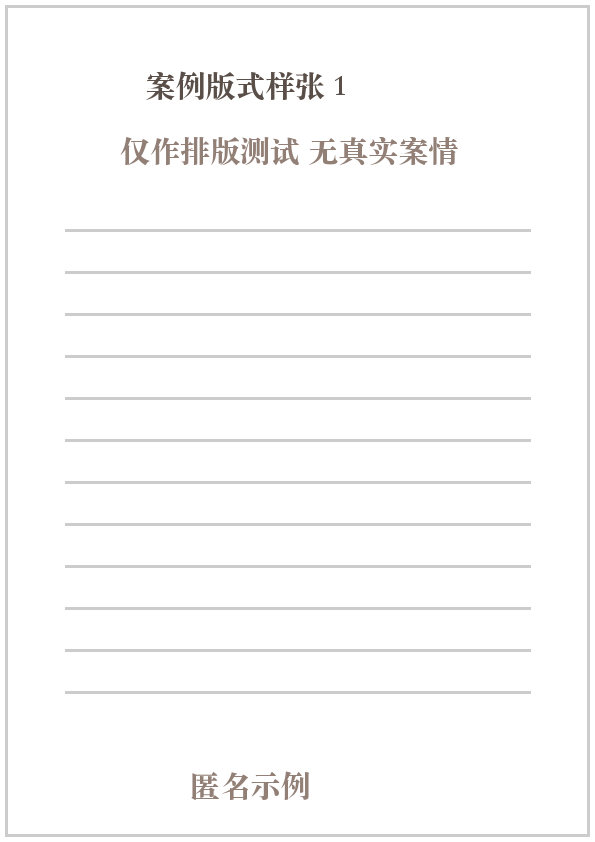
#> input picture skills/legal-proposal-generator/word/examples/assets/case-1.png, 595 x 842 px
$ python -i pdf_preprocess_skew.py   (imports and definitions only)
#> lines starting #> are read from the running program, lines starting #| are printed output that depends on the picture; after the words box and inside, x2 and y2 are one past the last pixel; in counts of white or black regions, pixels touching at a corner belong together
#!/usr/bin/env python3
"""Skew detection helpers for PDF preprocessing."""

from dataclasses import dataclass
from typing import Tuple

try:
    import cv2
    import numpy as np
    from PIL import Image
except ImportError as e:
    from pdf_runtime import exit_for_missing_dependencies

    exit_for_missing_dependencies(
        "PDF 倾斜检测",
        missing_python=["opencv-python", "pillow", "numpy"],
        install_commands=["pip install opencv-python pillow numpy"],
        extra_notes=[f"原始错误: {e}"],
    )


@dataclass
class SkewDetectionResult:
    """Result from fine skew detection."""

    angle: float
    hough_angle: float
    hough_confidence: float
    projection_angle: float
    method: str


class SkewDetector:
    """Detect and decide fine page skew angle."""

    def __init__(
        self,
        skew_threshold: float = 0.3,
        max_reasonable_skew: float = 15.0,
        hough_confidence_threshold: float = 0.35,
        projection_coarse_step: float = 0.5,
        projection_fine_step: float = 0.2,
        projection_fine_window: float = 0.5,
    ):
        self.skew_threshold = skew_threshold
        self.max_reasonable_skew = max_reasonable_skew
        self.hough_confidence_threshold = hough_confidence_threshold
        self.projection_coarse_step = projection_coarse_step
        self.projection_fine_step = projection_fine_step
        self.projection_fine_window = projection_fine_window

    def detect(self, image: Image.Image) -> SkewDetectionResult:
        """Detect fine skew using Hough lines plus projection profile."""
        hough_angle, hough_confidence = self.hough_skew_angle(image)
        projection_angle = self.projection_profile_angle(image)
        angle, method = self.decide_angle(
            hough_angle=hough_angle,
            hough_confidence=hough_confidence,
            projection_angle=projection_angle,
        )
        return SkewDetectionResult(
            angle=float(angle),
            hough_angle=float(hough_angle),
            hough_confidence=float(hough_confidence),
            projection_angle=float(projection_angle),
            method=method,
        )

    def decide_angle(
        self,
        hough_angle: float,
        hough_confidence: float,
        projection_angle: float,
    ) -> tuple[float, str]:
        """Choose the final skew angle from Hough and projection candidates."""
        hough_valid = self._valid(hough_angle) and hough_confidence >= self.hough_confidence_threshold
        projection_valid = self._valid(projection_angle)

        if not hough_valid:
            if projection_valid:
                return float(projection_angle), "projection"
            return 0.0, "none"

        if not projection_valid:
            # Long-line-only angles are often caused by borders, footers, or image rectangles.
            return 0.0, "none"

        same_direction = hough_angle * projection_angle > 0
        if not same_direction:
            return float(projection_angle), "projection_conflict"

        delta = abs(hough_angle - projection_angle)
        if delta <= 0.75:
            return float((hough_angle + projection_angle) / 2.0), "hough_projection_average"

        return float(projection_angle), "projection_diverged"

    def _valid(self, angle: float) -> bool:
        return self.skew_threshold <= abs(angle) <= self.max_reasonable_skew

    def min_area_rect_angle(self, image: Image.Image) -> float:
        """Detect angle using a minimum enclosing rectangle."""
        img_array = np.array(image)

        if len(img_array.shape) == 3:
            gray = cv2.cvtColor(img_array, cv2.COLOR_RGB2GRAY)
        else:
            gray = img_array

        _, binary = cv2.threshold(gray, 0, 255, cv2.THRESH_BINARY_INV + cv2.THRESH_OTSU)
        coords = np.column_stack(np.where(binary > 0))

        if len(coords) == 0:
            return 0.0

        angle = cv2.minAreaRect(coords)[-1]
        if angle < -45:
            angle = -(90 + angle)
        else:
            angle = -angle

        return float(angle)

    def projection_profile_angle(self, image: Image.Image) -> float:
        """Detect skew by maximizing horizontal projection variance."""
        img_array = np.array(image)

        if len(img_array.shape) == 3:
            gray = cv2.cvtColor(img_array, cv2.COLOR_RGB2GRAY)
        else:
            gray = img_array

        max_dim = 1000
        if max(gray.shape) > max_dim:
            scale = max_dim / max(gray.shape)
            new_shape = (int(gray.shape[1] * scale), int(gray.shape[0] * scale))
            gray = cv2.resize(gray, new_shape)

        _, binary = cv2.threshold(gray, 0, 255, cv2.THRESH_BINARY_INV + cv2.THRESH_OTSU)

        h, w = binary.shape
        crop_top = int(h * 0.1)
        crop_bottom = int(h * 0.9)
        cropped = binary[crop_top:crop_bottom, :]

        def projection_variance(angle: float) -> float:
            center = (w // 2, h // 2)
            matrix = cv2.getRotationMatrix2D(center, angle, 1.0)
            rotated = cv2.warpAffine(cropped, matrix, (w, h), flags=cv2.INTER_NEAREST)
            horizontal_projection = np.sum(rotated, axis=1)
            return float(np.var(horizontal_projection))

        best_angle = self._best_projection_angle(
            np.arange(-10, 10 + self.projection_coarse_step, self.projection_coarse_step),
            projection_variance,
        )
        fine_start = self._align_projection_angle(
            best_angle - self.projection_fine_window,
            mode="ceil",
        )
        fine_end = self._align_projection_angle(
            best_angle + self.projection_fine_window,
            mode="floor",
        )
        best_angle = self._best_projection_angle(
            np.arange(fine_start, fine_end + self.projection_fine_step, self.projection_fine_step),
            projection_variance,
        )

        return float(best_angle)

    def _best_projection_angle(self, angles, score_func) -> float:
        max_variance = float("-inf")
        best_angle = 0.0
        for angle in angles:
            variance = score_func(float(angle))
            if variance > max_variance:
                max_variance = variance
                best_angle = float(angle)
        return best_angle

    def _align_projection_angle(self, angle: float, mode: str) -> float:
        ratio = angle / self.projection_fine_step
        if mode == "ceil":
            return float(np.ceil(ratio) * self.projection_fine_step)
        if mode == "floor":
            return float(np.floor(ratio) * self.projection_fine_step)
        return float(round(ratio) * self.projection_fine_step)

    def hough_skew_angle(self, image: Image.Image) -> Tuple[float, float]:
        """Detect skew angle with Hough line segments and confidence."""
        img_array = np.array(image)

        if len(img_array.shape) == 3:
            gray = cv2.cvtColor(img_array, cv2.COLOR_RGB2GRAY)
        else:
            gray = img_array

        max_dim = 1500
        if max(gray.shape) > max_dim:
            scale = max_dim / max(gray.shape)
            new_shape = (int(gray.shape[1] * scale), int(gray.shape[0] * scale))
            gray = cv2.resize(gray, new_shape)

        edges = cv2.Canny(gray, 50, 150, apertureSize=3)
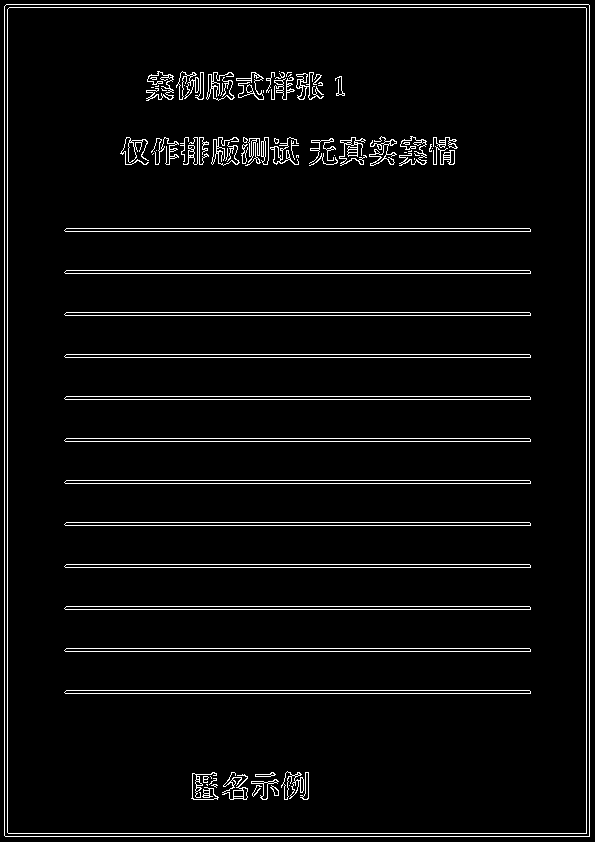
#> edges: shape (842, 595); 4.4% white in thin lines or dots

        page_w = gray.shape[1]
#> page_w = 595
        min_line = max(50, int(page_w * 0.1))
#> min_line = 59
        lines = cv2.HoughLinesP(
            edges, 1, np.pi / 180,
            threshold=80,
            minLineLength=min_line,
            maxLineGap=10,
        )
#> lines = 49 rows, first 6: [589, 836, 589, 5], [4, 835, 4, 6], [586, 836, 586, 4], [7, 836, 7, 4], [8, 833, 585, 833], [65, 273, 530, 273]

        if lines is None or len(lines) < 3:
            return 0.0, 0.0

        weighted_angles = []
        for line in lines:
            x1, y1, x2, y2 = line[0]
            dx, dy = x2 - x1, y2 - y1
            length = np.sqrt(dx * dx + dy * dy)
            angle = np.degrees(np.arctan2(dy, dx))

            if abs(angle) < 15:
                weighted_angles.append((angle, length))
            elif abs(angle) > 75:
                deviation = 90.0 - abs(angle)
                lean_sign = -1.0 if dx * dy > 0 else 1.0
                weighted_angles.append((lean_sign * deviation, length))
#> this loop made 49 passes
#> (x1, y1, x2, y2, dx, dy, length, angle) on passes 1 to 12: (589, 836, 589, 5, 0, -831, 831, -90), (4, 835, 4, 6, 0, -829, 829, -90), (586, 836, 586, 4, 0, -832, 832, -90), (7, 836, 7, 4, 0, -832, 832, -90), (8, 833, 585, 833, 577, 0, 577, 0), (65, 273, 530, 273, 465, 0, 465, 0), (9, 7, 585, 7, 576, 0, 576, 0), (5, 836, 588, 836, 583, 0, 583, 0), (66, 522, 529, 522, 463, 0, 463, 0), (6, 4, 588, 4, 582, 0, 582, 0), (65, 399, 530, 399, 465, 0, 465, 0), (66, 270, 529, 270, 463, 0, 463, 0)
#> after the loop, weighted_angles = 49 pairs, first value -3.11 to 3.79, second value 59.03 to 832

        if not weighted_angles:
            return 0.0, 0.0

        capped = [(angle, min(length, page_w * 0.6)) for angle, length in weighted_angles]
#> capped = 49 pairs, first value -3.11 to 3.79, second value 59.03 to 357
        total_weight = sum(length for _, length in capped)
#> total_weight = 13301.5
        if total_weight <= 0:
            return 0.0, 0.0

        sorted_by_angle = sorted(capped, key=lambda item: item[0])
#> sorted_by_angle has the same summary as capped
        acc = 0.0
        median_angle = sorted_by_angle[-1][0]
#> median_angle = 3.79
        for angle, weight in sorted_by_angle:
            acc += weight
            if acc >= total_weight / 2.0:
                median_angle = angle
                break
#> this loop made 24 passes
#> (angle, weight, acc, median_angle) on pass 24: (0, 357, 6752.8, 0)
#> (angle, weight, acc) on passes 1 to 6: (-3.11, 129.2, 129.2), (-3.08, 167.2, 296.4), (-2.86, 140.2, 436.6), (-2.09, 137.1, 573.7), (-2.02, 170.1, 743.8), (-0.996, 115, 858.8)
#> after the loop, acc = 6752.8

        core = [(angle, length) for angle, length in capped if abs(angle - median_angle) <= 0.75]
#> core = 37 pairs, first value -0.674 to 0, second value 61 to 357
        core_weight = sum(length for _, length in core)
#> core_weight = 11878
        if core_weight > 0:
            weighted_angle = sum(angle * length for angle, length in core) / core_weight
#> weighted_angle = -0.00965
        else:
            weighted_angle = median_angle

        sorted_by_len = sorted(core or capped, key=lambda item: item[1], reverse=True)
#> sorted_by_len has the same summary as core
        top_lines = sorted_by_len[:max(5, len(sorted_by_len) // 3)]
#> top_lines = [(0, 357), (0, 357), (0, 357), (0, 357), (0, 357), (0, 357), (0, 357), (0, 357), (0, 357), (0, 357), (0, 357), (0, 357)]
        n_long = len(top_lines)
#> n_long = 12
        avg_long = sum(length for _, length in top_lines) / n_long
#> avg_long = 357
        length_ratio = avg_long / page_w
#> length_ratio = 0.6
        concentration = core_weight / total_weight if total_weight else 0.0
#> concentration = 0.893
        base_confidence = min(1.0, (n_long / 6.0) * (length_ratio / 0.2))
#> base_confidence = 1
        confidence = min(1.0, base_confidence * concentration)
#> confidence = 0.893

        return float(weighted_angle), min(1.0, confidence)

>>> import cv2
>>> picture = cv2.cvtColor(cv2.imread('../../legal-proposal-generator/word/examples/assets/case-1.png'), cv2.COLOR_BGR2RGB)
>>> result = SkewDetector().detect(picture)
#> in detect, `hough_angle, hough_confidence = self.hough_skew_angle(image)`: hough_angle = -0.00965; hough_confidence = 0.893
#> in projection_profile_angle, `_, binary = cv2.threshold(gray, 0, 255, cv2.THRESH_BINARY_INV + cv2.TH..`:
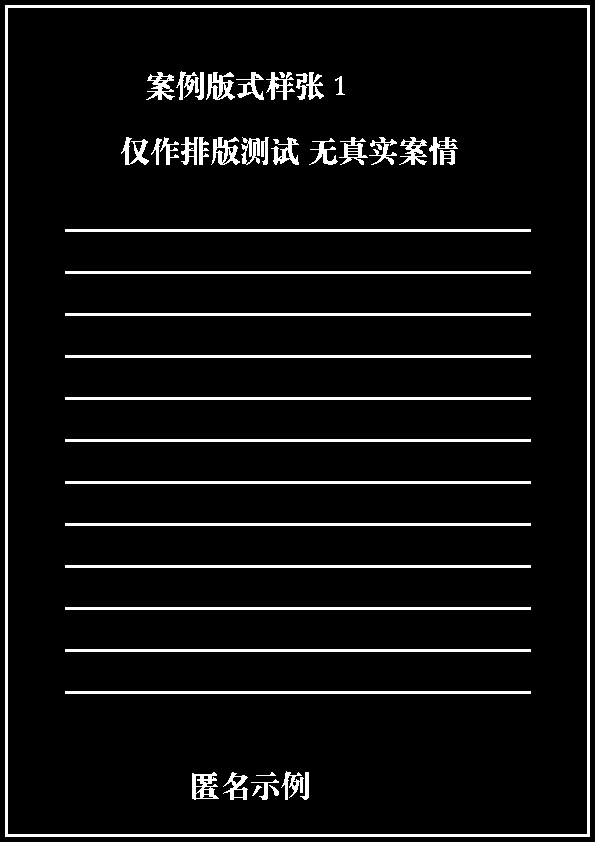
#> binary: shape (842, 595); 6.6% white; 46 white regions, largest, box (x1, y1, x2, y2) and area: (5, 5, 590, 837) 8466, (65, 229, 531, 232) 1398, (65, 271, 531, 274) 1398
#> in projection_profile_angle, `cropped = binary[crop_top:crop_bottom, :]`:
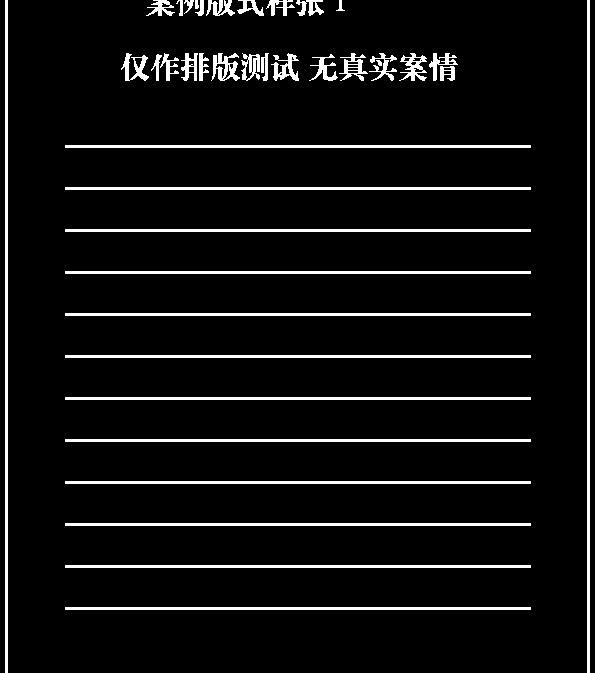
#> cropped: shape (673, 595); 6.5% white; 40 white regions, largest, box (x1, y1, x2, y2) and area: (5, 0, 8, 673) 2019, (587, 0, 590, 673) 2019, (65, 145, 531, 148) 1398
#> the loop in _best_projection_angle, `for angle in angles:` made 41 passes
#> (variance, max_variance) on passes 1 to 12: (20986014, 20986014), (22667292.2, 22667292.2), (24703447.3, 24703447.3), (26651608.4, 26651608.4), (28570052.3, 28570052.3), (30468605.3, 30468605.3), (32261384.8, 32261384.8), (33737500.4, 33737500.4), (34556104.2, 34556104.2), (34643967, 34643967), (35765074.9, 35765074.9), (42384378.2, 42384378.2)
#> variance on passes 22 to 27: 341660564.3, 203376540.9, 143058060.2, 109254188.4, 87483285.5, 71818570.8
#> pass 1, in projection_variance, `rotated = cv2.warpAffine(cropped, matrix, (w, h), flags=cv2.INTER_NEAR..`:
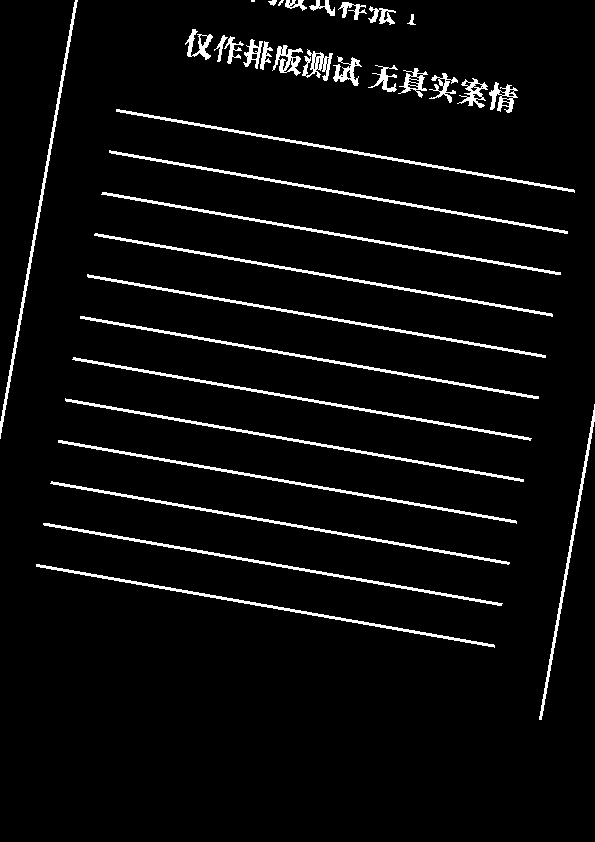
#> rotated: shape (842, 595); 4.7% white; 35 white regions (2 under 20 px), largest, box (x1, y1, x2, y2) and area: (87, 274, 546, 358) 1400, (109, 150, 568, 234) 1399, (101, 192, 561, 275) 1399
#> after the loop in _best_projection_angle, `for angle in angles:`: best_angle = 0; max_variance = 616630186.4
#> in projection_profile_angle, `best_angle = self._best_projection_angle( np.arange(-10, 10 + self.pro..`: best_angle = 0
#> in projection_profile_angle, `fine_start = self._align_projection_angle( best_angle - self.projectio..`: fine_start = -0.4
#> in projection_profile_angle, `fine_end = self._align_projection_angle( best_angle + self.projection_..`: fine_end = 0.4
#> the loop in _best_projection_angle (call 2), `for angle in angles:` made 5 passes
#> (variance, max_variance) on passes 1 to 3: (403887574.9, 403887574.9), (491086963.3, 491086963.3), (616630186.4, 616630186.4)
#> variance on passes 4 to 5: 490852193.7, 403840542.9
#> pass 1, in projection_variance (call 42), `rotated = cv2.warpAffine(cropped, matrix, (w, h), flags=cv2.INTER_NEAR..`:
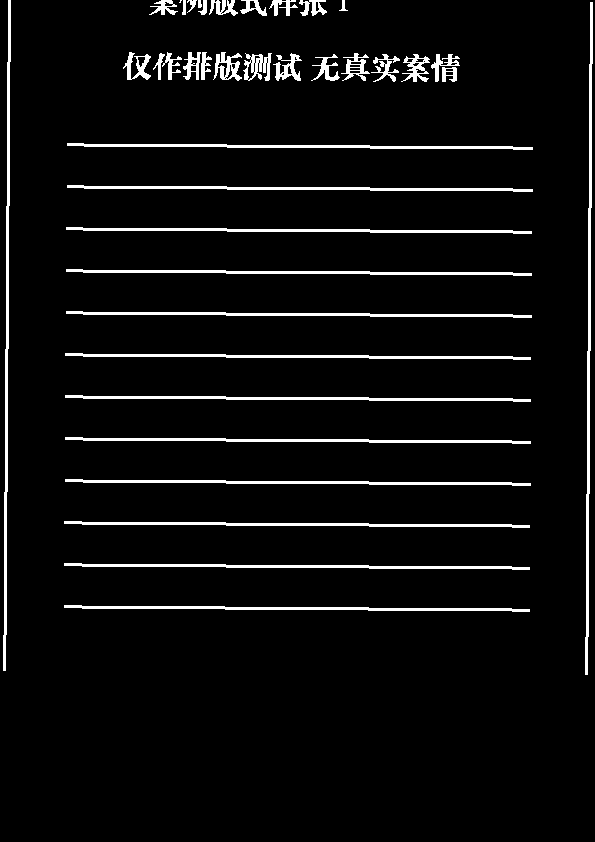
#> rotated: shape (842, 595); 5.2% white; 39 white regions (1 under 20 px), largest, box (x1, y1, x2, y2) and area: (585, 2, 593, 675) 2019, (3, 0, 11, 671) 2013, (64, 605, 530, 612) 1399
#> pass 2, in projection_variance (call 43), `rotated = cv2.warpAffine(cropped, matrix, (w, h), flags=cv2.INTER_NEAR..`:
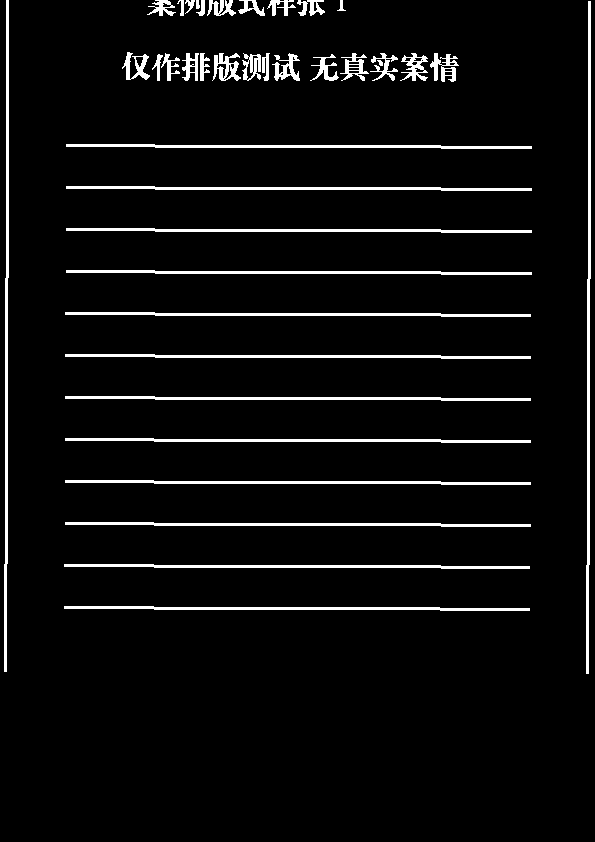
#> rotated: shape (842, 595); 5.2% white; 39 white regions, largest, box (x1, y1, x2, y2) and area: (586, 1, 591, 674) 2019, (4, 0, 9, 672) 2016, (66, 144, 532, 149) 1398
#> pass 3, in projection_variance (call 44), `rotated = cv2.warpAffine(cropped, matrix, (w, h), flags=cv2.INTER_NEAR..`:
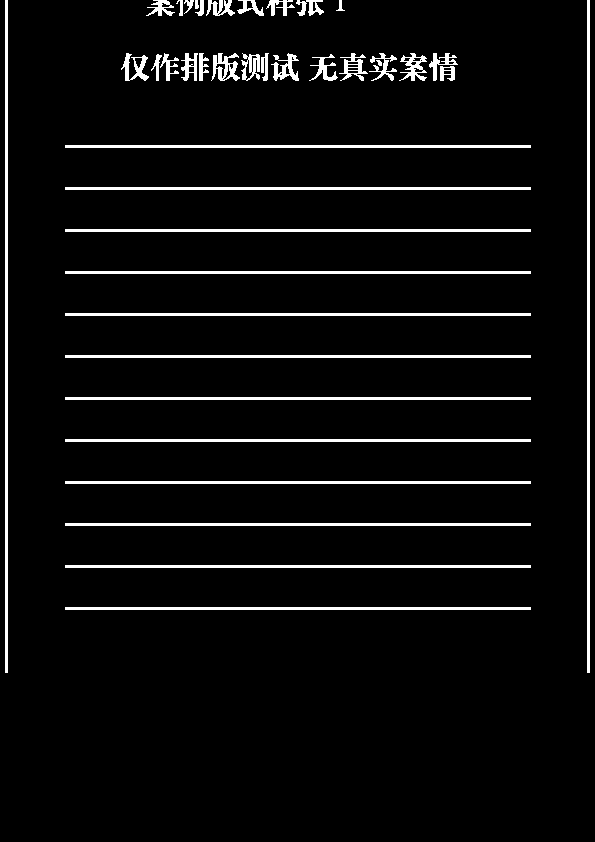
#> rotated: shape (842, 595); 5.2% white; 40 white regions, largest, box (x1, y1, x2, y2) and area: (5, 0, 8, 673) 2019, (587, 0, 590, 673) 2019, (65, 145, 531, 148) 1398
#> in detect, `projection_angle = self.projection_profile_angle(image)`: projection_angle = 0
#> in decide_angle, `hough_valid = self._valid(hough_angle) and hough_confidence >= self.ho..`: hough_valid = False
#> in detect, `angle, method = self.decide_angle( hough_angle=hough_angle, hough_conf..`: angle = 0; method = 'none'
